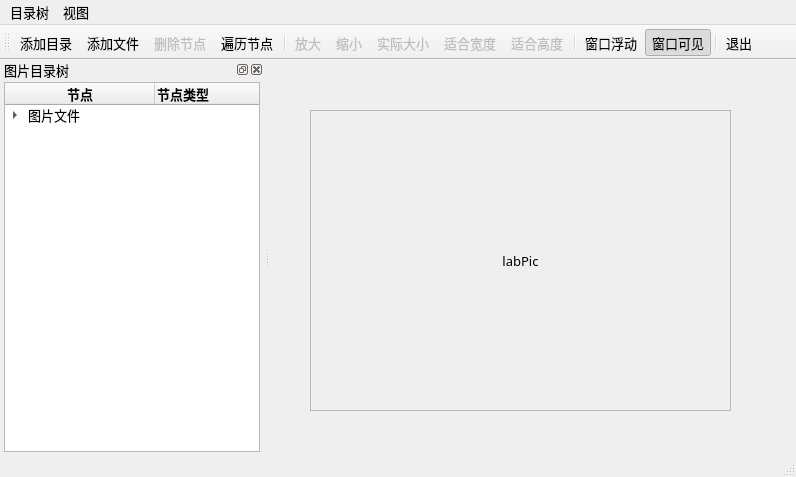
<?xml version="1.0" encoding="UTF-8"?>
<ui version="4.0">
 <class>MainWindow</class>
 <widget class="QMainWindow" name="MainWindow">
  <property name="geometry">
   <rect>
    <x>0</x>
    <y>0</y>
    <width>796</width>
    <height>477</height>
   </rect>
  </property>
  <property name="font">
   <font>
    <family>宋体</family>
    <pointsize>10</pointsize>
   </font>
  </property>
  <property name="windowTitle">
   <string>QTreeWidget的使用</string>
  </property>
  <widget class="QWidget" name="centralWidget">
   <widget class="QScrollArea" name="scrollArea">
    <property name="geometry">
     <rect>
      <x>40</x>
      <y>50</y>
      <width>421</width>
      <height>301</height>
     </rect>
    </property>
    <property name="minimumSize">
     <size>
      <width>200</width>
      <height>0</height>
     </size>
    </property>
    <property name="sizeAdjustPolicy">
     <enum>QAbstractScrollArea::AdjustIgnored</enum>
    </property>
    <property name="widgetResizable">
     <bool>true</bool>
    </property>
    <property name="alignment">
     <set>Qt::AlignCenter</set>
    </property>
    <widget class="QWidget" name="scrollAreaWidgetContents">
     <property name="geometry">
      <rect>
       <x>0</x>
       <y>0</y>
       <width>419</width>
       <height>299</height>
      </rect>
     </property>
     <layout class="QVBoxLayout" name="verticalLayout_2">
      <item>
       <widget class="QLabel" name="labPic">
        <property name="text">
         <string>labPic</string>
        </property>
        <property name="scaledContents">
         <bool>false</bool>
        </property>
        <property name="alignment">
         <set>Qt::AlignCenter</set>
        </property>
       </widget>
      </item>
     </layout>
    </widget>
   </widget>
  </widget>
  <widget class="QMenuBar" name="menuBar">
   <property name="geometry">
    <rect>
     <x>0</x>
     <y>0</y>
     <width>796</width>
     <height>19</height>
    </rect>
   </property>
   <widget class="QMenu" name="menuPic">
    <property name="title">
     <string>目录树</string>
    </property>
    <addaction name="actAddFolder"/>
    <addaction name="actAddFiles"/>
    <addaction name="actDeleteItem"/>
    <addaction name="actScanItems"/>
    <addaction name="separator"/>
    <addaction name="actQuit"/>
   </widget>
   <widget class="QMenu" name="menuView">
    <property name="title">
     <string>视图</string>
    </property>
    <addaction name="actZoomIn"/>
    <addaction name="actZoomOut"/>
    <addaction name="actZoomRealSize"/>
    <addaction name="actZoomFitW"/>
    <addaction name="actZoomFitH"/>
   </widget>
   <addaction name="menuPic"/>
   <addaction name="menuView"/>
  </widget>
  <widget class="QToolBar" name="mainToolBar">
   <property name="toolButtonStyle">
    <enum>Qt::ToolButtonTextUnderIcon</enum>
   </property>
   <attribute name="toolBarArea">
    <enum>TopToolBarArea</enum>
   </attribute>
   <attribute name="toolBarBreak">
    <bool>false</bool>
   </attribute>
   <addaction name="actAddFolder"/>
   <addaction name="actAddFiles"/>
   <addaction name="actDeleteItem"/>
   <addaction name="actScanItems"/>
   <addaction name="separator"/>
   <addaction name="actZoomIn"/>
   <addaction name="actZoomOut"/>
   <addaction name="actZoomRealSize"/>
   <addaction name="actZoomFitW"/>
   <addaction name="actZoomFitH"/>
   <addaction name="separator"/>
   <addaction name="actDockFloat"/>
   <addaction name="actDockVisible"/>
   <addaction name="separator"/>
   <addaction name="actQuit"/>
  </widget>
  <widget class="QStatusBar" name="statusBar"/>
  <widget class="QDockWidget" name="dockWidget">
   <property name="allowedAreas">
    <set>Qt::LeftDockWidgetArea|Qt::RightDockWidgetArea</set>
   </property>
   <property name="windowTitle">
    <string>图片目录树</string>
   </property>
   <attribute name="dockWidgetArea">
    <number>1</number>
   </attribute>
   <widget class="QWidget" name="dockWidgetContents">
    <layout class="QVBoxLayout" name="verticalLayout">
     <property name="leftMargin">
      <number>4</number>
     </property>
     <property name="topMargin">
      <number>2</number>
     </property>
     <property name="rightMargin">
      <number>4</number>
     </property>
     <property name="bottomMargin">
      <number>2</number>
     </property>
     <item>
      <widget class="QTreeWidget" name="treeFiles">
       <property name="columnCount">
        <number>2</number>
       </property>
       <attribute name="headerDefaultSectionSize">
        <number>150</number>
       </attribute>
       <column>
        <property name="text">
         <string>节点</string>
        </property>
        <property name="font">
         <font>
          <bold>true</bold>
         </font>
        </property>
        <property name="textAlignment">
         <set>AlignCenter</set>
        </property>
       </column>
       <column>
        <property name="text">
         <string>节点类型</string>
        </property>
        <property name="font">
         <font>
          <bold>true</bold>
         </font>
        </property>
        <property name="textAlignment">
         <set>AlignLeading|AlignVCenter</set>
        </property>
       </column>
       <item>
        <property name="text">
         <string>图片文件</string>
        </property>
        <property name="icon">
         <iconset resource="res.qrc">
          <normaloff>:/images/icons/15.ico</normaloff>:/images/icons/15.ico</iconset>
        </property>
        <item>
         <property name="text">
          <string>分组节点</string>
         </property>
         <property name="icon">
          <iconset resource="res.qrc">
           <normaloff>:/images/icons/open3.bmp</normaloff>:/images/icons/open3.bmp</iconset>
         </property>
         <item>
          <property name="text">
           <string>图片节点</string>
          </property>
          <property name="icon">
           <iconset resource="res.qrc">
            <normaloff>:/images/icons/31.ico</normaloff>:/images/icons/31.ico</iconset>
          </property>
         </item>
        </item>
        <item>
         <property name="text">
          <string>分组2</string>
         </property>
         <item>
          <property name="text">
           <string>图片2</string>
          </property>
          <property name="icon">
           <iconset resource="res.qrc">
            <normaloff>:/images/icons/31.ico</normaloff>:/images/icons/31.ico</iconset>
          </property>
         </item>
        </item>
       </item>
      </widget>
     </item>
    </layout>
   </widget>
  </widget>
  <action name="actAddFolder">
   <property name="icon">
    <iconset resource="res.qrc">
     <normaloff>:/images/icons/open3.bmp</normaloff>:/images/icons/open3.bmp</iconset>
   </property>
   <property name="text">
    <string>添加目录...</string>
   </property>
   <property name="toolTip">
    <string>添加目录</string>
   </property>
   <property name="statusTip">
    <string>选择目录，创建目录节点</string>
   </property>
   <property name="shortcut">
    <string>Ctrl+F</string>
   </property>
  </action>
  <action name="actAddFiles">
   <property name="icon">
    <iconset resource="res.qrc">
     <normaloff>:/images/icons/824.bmp</normaloff>:/images/icons/824.bmp</iconset>
   </property>
   <property name="text">
    <string>添加文件...</string>
   </property>
   <property name="toolTip">
    <string>添加文件</string>
   </property>
   <property name="statusTip">
    <string>选择多个文件，创建文件节点</string>
   </property>
   <property name="shortcut">
    <string>Ctrl+N</string>
   </property>
  </action>
  <action name="actZoomIn">
   <property name="enabled">
    <bool>false</bool>
   </property>
   <property name="icon">
    <iconset resource="res.qrc">
     <normaloff>:/images/icons/418.bmp</normaloff>:/images/icons/418.bmp</iconset>
   </property>
   <property name="text">
    <string>放大</string>
   </property>
   <property name="toolTip">
    <string>放大图片</string>
   </property>
   <property name="statusTip">
    <string>图片放大为原来的120%</string>
   </property>
   <property name="shortcut">
    <string>Ctrl+I</string>
   </property>
  </action>
  <action name="actZoomOut">
   <property name="enabled">
    <bool>false</bool>
   </property>
   <property name="icon">
    <iconset resource="res.qrc">
     <normaloff>:/images/icons/416.bmp</normaloff>:/images/icons/416.bmp</iconset>
   </property>
   <property name="text">
    <string>缩小</string>
   </property>
   <property name="toolTip">
    <string>缩小图片</string>
   </property>
   <property name="statusTip">
    <string>图片缩小为原来的80%</string>
   </property>
   <property name="shortcut">
    <string>Ctrl+O</string>
   </property>
  </action>
  <action name="actZoomRealSize">
   <property name="enabled">
    <bool>false</bool>
   </property>
   <property name="icon">
    <iconset resource="res.qrc">
     <normaloff>:/images/icons/414.bmp</normaloff>:/images/icons/414.bmp</iconset>
   </property>
   <property name="text">
    <string>实际大小</string>
   </property>
   <property name="toolTip">
    <string>图片实际大小显示</string>
   </property>
   <property name="statusTip">
    <string>图片以实际大小显示</string>
   </property>
  </action>
  <action name="actZoomFitW">
   <property name="enabled">
    <bool>false</bool>
   </property>
   <property name="icon">
    <iconset resource="res.qrc">
     <normaloff>:/images/icons/424.bmp</normaloff>:/images/icons/424.bmp</iconset>
   </property>
   <property name="text">
    <string>适合宽度</string>
   </property>
   <property name="toolTip">
    <string>适合宽度显示图片</string>
   </property>
   <property name="statusTip">
    <string>图片宽度适应显示区宽度</string>
   </property>
   <property name="shortcut">
    <string>Ctrl+W</string>
   </property>
  </action>
  <action name="actDeleteItem">
   <property name="enabled">
    <bool>false</bool>
   </property>
   <property name="icon">
    <iconset resource="res.qrc">
     <normaloff>:/images/icons/delete1.bmp</normaloff>:/images/icons/delete1.bmp</iconset>
   </property>
   <property name="text">
    <string>删除节点</string>
   </property>
   <property name="toolTip">
    <string>删除节点</string>
   </property>
   <property name="statusTip">
    <string>删除当前节点</string>
   </property>
  </action>
  <action name="actQuit">
   <property name="icon">
    <iconset resource="res.qrc">
     <normaloff>:/images/icons/exit.bmp</normaloff>:/images/icons/exit.bmp</iconset>
   </property>
   <property name="text">
    <string>退出</string>
   </property>
   <property name="toolTip">
    <string>退出本系统</string>
   </property>
   <property name="statusTip">
    <string>退出本系统</string>
   </property>
  </action>
  <action name="actZoomFitH">
   <property name="enabled">
    <bool>false</bool>
   </property>
   <property name="icon">
    <iconset resource="res.qrc">
     <normaloff>:/images/icons/426.bmp</normaloff>:/images/icons/426.bmp</iconset>
   </property>
   <property name="text">
    <string>适合高度</string>
   </property>
   <property name="toolTip">
    <string>适合高度显示图片</string>
   </property>
   <property name="statusTip">
    <string>图片高度适应显示区高度</string>
   </property>
   <property name="shortcut">
    <string>Ctrl+H</string>
   </property>
  </action>
  <action name="actScanItems">
   <property name="icon">
    <iconset resource="res.qrc">
     <normaloff>:/images/icons/fold.bmp</normaloff>:/images/icons/fold.bmp</iconset>
   </property>
   <property name="text">
    <string>遍历节点</string>
   </property>
   <property name="toolTip">
    <string>遍历节点</string>
   </property>
   <property name="statusTip">
    <string>遍历所有节点，节点标题前加*</string>
   </property>
  </action>
  <action name="actDockVisible">
   <property name="checkable">
    <bool>true</bool>
   </property>
   <property name="checked">
    <bool>true</bool>
   </property>
   <property name="icon">
    <iconset resource="res.qrc">
     <normaloff>:/images/icons/BEBULB_16.ICO</normaloff>:/images/icons/BEBULB_16.ICO</iconset>
   </property>
   <property name="text">
    <string>窗口可见</string>
   </property>
   <property name="toolTip">
    <string>停靠窗口可见</string>
   </property>
   <property name="statusTip">
    <string>显示或隐藏图片目录树</string>
   </property>
  </action>
  <action name="actDockFloat">
   <property name="checkable">
    <bool>true</bool>
   </property>
   <property name="checked">
    <bool>false</bool>
   </property>
   <property name="icon">
    <iconset resource="res.qrc">
     <normaloff>:/images/icons/814.bmp</normaloff>:/images/icons/814.bmp</iconset>
   </property>
   <property name="text">
    <string>窗口浮动</string>
   </property>
   <property name="toolTip">
    <string>停靠窗口浮动</string>
   </property>
   <property name="statusTip">
    <string>使图片目录树窗口浮动显示</string>
   </property>
  </action>
 </widget>
 <layoutdefault spacing="6" margin="11"/>
 <resources>
  <include location="res.qrc"/>
 </resources>
 <connections>
  <connection>
   <sender>actQuit</sender>
   <signal>triggered()</signal>
   <receiver>MainWindow</receiver>
   <slot>close()</slot>
   <hints>
    <hint type="sourcelabel">
     <x>-1</x>
     <y>-1</y>
    </hint>
    <hint type="destinationlabel">
     <x>522</x>
     <y>286</y>
    </hint>
   </hints>
  </connection>
 </connections>
</ui>
